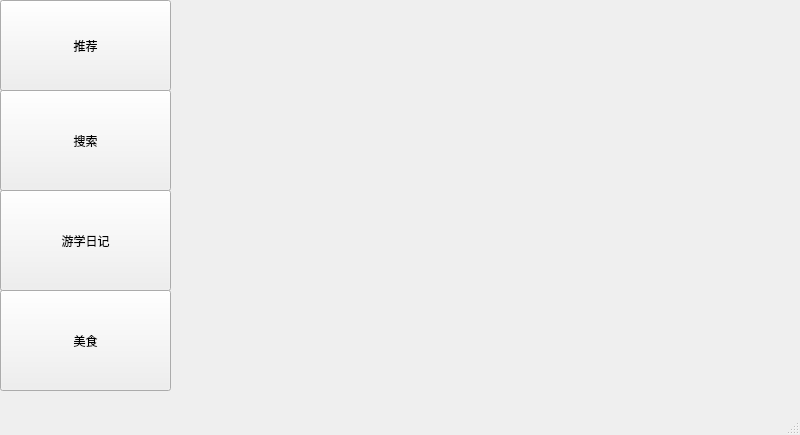
<?xml version="1.0" encoding="UTF-8"?>
<ui version="4.0">
 <class>MainWindow</class>
 <widget class="QMainWindow" name="MainWindow">
  <property name="geometry">
   <rect>
    <x>0</x>
    <y>0</y>
    <width>800</width>
    <height>435</height>
   </rect>
  </property>
  <property name="windowTitle">
   <string>MainWindow</string>
  </property>
  <widget class="QWidget" name="centralwidget">
   <widget class="QPushButton" name="commend">
    <property name="geometry">
     <rect>
      <x>0</x>
      <y>0</y>
      <width>171</width>
      <height>91</height>
     </rect>
    </property>
    <property name="text">
     <string>推荐</string>
    </property>
   </widget>
   <widget class="QPushButton" name="search">
    <property name="geometry">
     <rect>
      <x>0</x>
      <y>90</y>
      <width>171</width>
      <height>101</height>
     </rect>
    </property>
    <property name="text">
     <string>搜索</string>
    </property>
   </widget>
   <widget class="QPushButton" name="pushButton_3">
    <property name="geometry">
     <rect>
      <x>0</x>
      <y>190</y>
      <width>171</width>
      <height>101</height>
     </rect>
    </property>
    <property name="text">
     <string>游学日记</string>
    </property>
   </widget>
   <widget class="QPushButton" name="food">
    <property name="geometry">
     <rect>
      <x>0</x>
      <y>290</y>
      <width>171</width>
      <height>101</height>
     </rect>
    </property>
    <property name="text">
     <string>美食</string>
    </property>
   </widget>
  </widget>
  <widget class="QMenuBar" name="menubar">
   <property name="geometry">
    <rect>
     <x>0</x>
     <y>0</y>
     <width>800</width>
     <height>21</height>
    </rect>
   </property>
  </widget>
  <widget class="QStatusBar" name="statusbar"/>
 </widget>
 <resources/>
 <connections/>
</ui>
